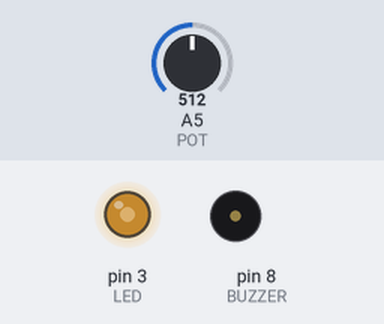
A sketch run on a simulated Arduino Uno, built with avr-gcc and run on an emulated ATmega328P. Shown: output pins drawn as LEDs (lit = HIGH), buzzer (waves = sounding, pin HIGH). The inputs (shaded band) are chosen by the test bench; at power-on: A5 (POT) = 512.

Above: at 1.2 s.
1.3 s: A5 (POT) set to 716
At 2.2 s:
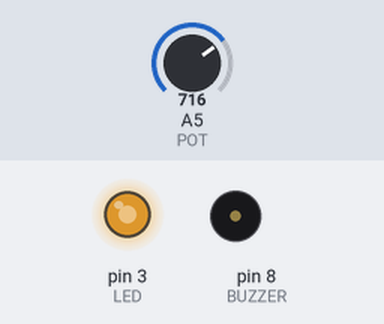
2.8 s: A5 (POT) set to 900
At 3.4 s:
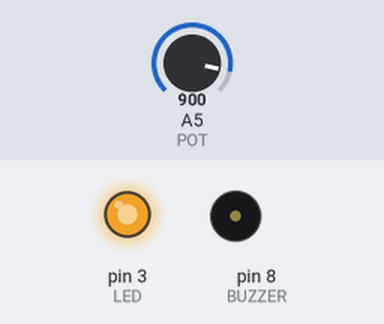
4.3 s: A5 (POT) set to 1023
At 5.5 s:
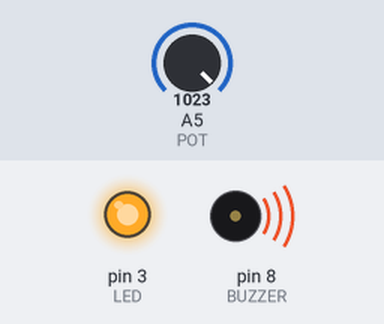
5.8 s: A5 (POT) set to 245
At 6.8 s:
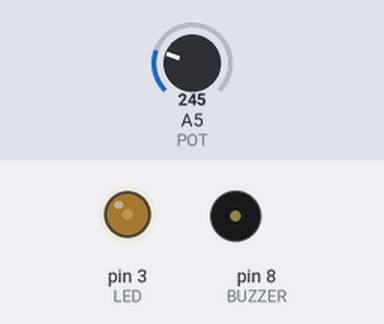
7.3 s: A5 (POT) set to 0
At 8.0 s:
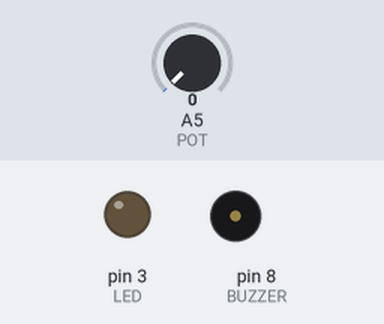
8.8 s: A5 (POT) set to 511
At 9.1 s:
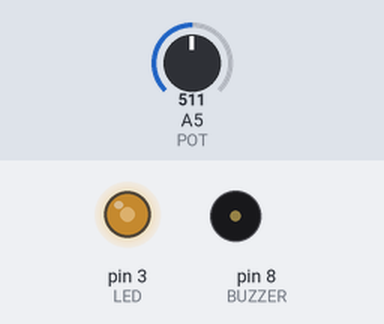
Timing chart, 0 to 11.3 s (numbered marks = the images above; inputs shaded):
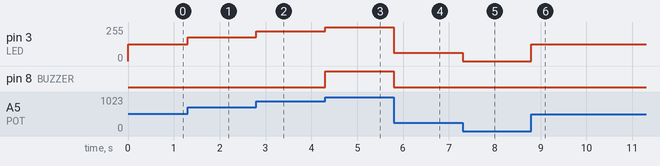

The sketch:

Potentiometer.ino
```cpp
#define LED 3
#define POT A5
#define BUZZER 8
void setup()
{
  pinMode(LED, OUTPUT);
  pinMode(BUZZER, OUTPUT);
  pinMode(POT, INPUT);
}

void loop()
{
  long potValue = analogRead(POT);
  long brightness = map(potValue, 0, 1023, 0, 255);
  analogWrite(LED, brightness);
  if(brightness >= 255 * 90.0 / 100)
    digitalWrite(BUZZER, HIGH);
  else
    digitalWrite(BUZZER, LOW);
}
```

Measured:
- after the input at 1.3 s, pin 3 (LED): 127/255 → 178/255 at once
- after the input at 2.8 s, pin 3 (LED): 178/255 → 224/255 at once
- after the input at 4.3 s, pin 3 (LED): 224/255 → 255/255 at once; pin 8 (BUZZER): LOW → HIGH at once
- after the input at 5.8 s, pin 3 (LED): 255/255 → 61/255 at once; pin 8 (BUZZER): HIGH → LOW at once
- after the input at 7.3 s, pin 3 (LED): 61/255 → 0/255 at once
- after the input at 8.8 s, pin 3 (LED): 0/255 → 127/255 at once
